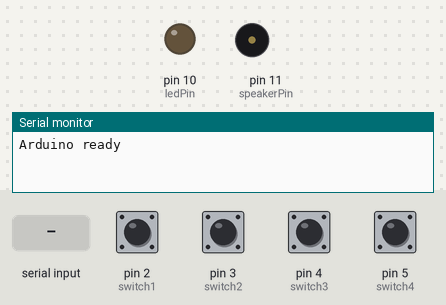
The sketch below on a simulated Arduino Uno, built with avr-gcc and run on an emulated ATmega328P. On the bench: output pins drawn as LEDs (lit = HIGH), buzzer (waves = sounding), the last lines printed to the serial monitor. Inputs (shaded band) come from the test bench; at power-on: pin 2 (switch1), pin 3 (switch2), pin 4 (switch3), pin 5 (switch4) HIGH.

Above: at 1.2 s.
1.3 s: "1" received over Serial
At 1.8 s:
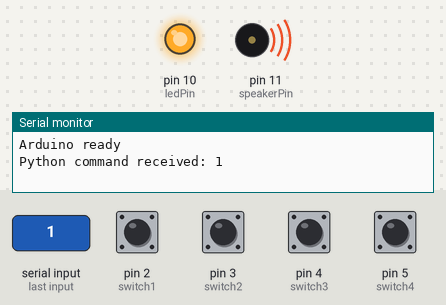
2.9 s: "0" received over Serial
At 4.2 s:
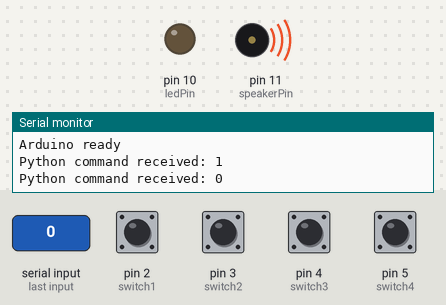
Timing chart, 0 to 5.9 s (numbered marks = the images above; inputs shaded):
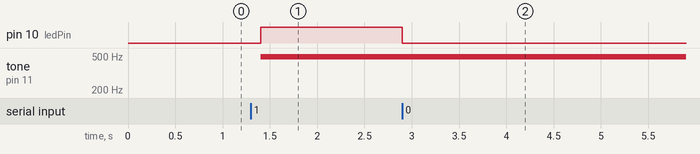

Measured:
- after the input at 1.3 s, pin 10 (ledPin): LOW → HIGH after 0.10 s; tone on pin 11 (speakerPin): silent → 490 Hz after 0.10 s
- after the input at 2.9 s, pin 10 (ledPin): HIGH → LOW at once

The sketch:

arduinoCode.ino
```cpp
const int switch1 = 2;
const int switch2 = 3;
const int switch3 = 4;
const int switch4 = 5;
const int ledPin = 10;
const int speakerPin = 11;

const int speakerVolume = 128;

bool pythonOverride = false;
bool speakerActive = false;

void setup() {
  pinMode(switch1, INPUT_PULLUP);
  pinMode(switch2, INPUT_PULLUP);
  pinMode(switch3, INPUT_PULLUP);
  pinMode(switch4, INPUT_PULLUP);
  pinMode(ledPin, OUTPUT);
  pinMode(speakerPin, OUTPUT);

  analogWrite(speakerPin, 0);
  digitalWrite(ledPin, LOW);

  Serial.begin(9600);
  Serial.println("Arduino ready");
}

void loop() {
  // Read switches
  bool s1 = digitalRead(switch1) == LOW;
  bool s2 = digitalRead(switch2) == LOW;
  bool s3 = digitalRead(switch3) == LOW;
  bool s4 = digitalRead(switch4) == LOW;

  // Check switch password
  bool passwordCorrect = s1 && !s2 && s3 && s4;

  if (passwordCorrect) {
    // Switch password overrides Python
    digitalWrite(ledPin, HIGH);
    analogWrite(speakerPin, 0);
    pythonOverride = false;  // ignore Python while password active
  } else {
    // Only read Python commands if password NOT active
    if (Serial.available() > 0) {
      char cmd = Serial.read();
      if (cmd == '1') {
        speakerActive = true;
      } else if (cmd == '0') {
        speakerActive = false;
      }
      pythonOverride = true;
      Serial.print("Python command received: ");
      Serial.println(cmd);
    }

    // Apply Python control if override is active
    if (pythonOverride) {
      analogWrite(speakerPin, speakerActive ? speakerVolume : 0);
      digitalWrite(ledPin, speakerActive ? HIGH : LOW);
    } else {
      // default state when no Python and password inactive
      analogWrite(speakerPin, 0);
      digitalWrite(ledPin, LOW);
    }
  }

  delay(100);
}
```
